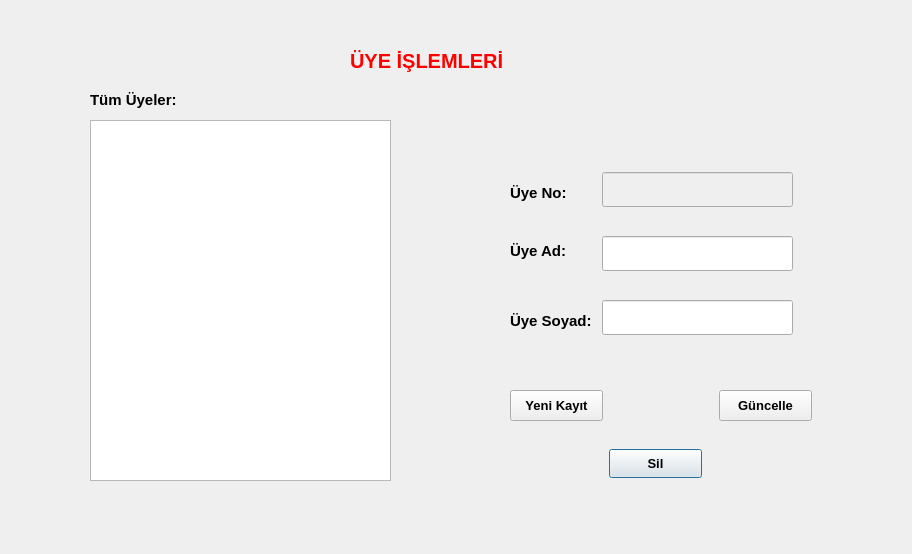
<?xml version="1.0" encoding="UTF-8"?>
<ui version="4.0">
 <class>UyeIslemleri</class>
 <widget class="QDialog" name="UyeIslemleri">
  <property name="geometry">
   <rect>
    <x>0</x>
    <y>0</y>
    <width>912</width>
    <height>554</height>
   </rect>
  </property>
  <property name="windowTitle">
   <string>Dialog</string>
  </property>
  <widget class="QLabel" name="label_3">
   <property name="geometry">
    <rect>
     <x>510</x>
     <y>182</y>
     <width>71</width>
     <height>22</height>
    </rect>
   </property>
   <property name="font">
    <font>
     <pointsize>11</pointsize>
     <bold>true</bold>
    </font>
   </property>
   <property name="text">
    <string>Üye No:</string>
   </property>
  </widget>
  <widget class="QTableView" name="tumUyelerTablosu">
   <property name="geometry">
    <rect>
     <x>90</x>
     <y>120</y>
     <width>301</width>
     <height>361</height>
    </rect>
   </property>
  </widget>
  <widget class="QLabel" name="label">
   <property name="geometry">
    <rect>
     <x>350</x>
     <y>40</y>
     <width>191</width>
     <height>41</height>
    </rect>
   </property>
   <property name="palette">
    <palette>
     <active>
      <colorrole role="WindowText">
       <brush brushstyle="SolidPattern">
        <color alpha="255">
         <red>255</red>
         <green>0</green>
         <blue>0</blue>
        </color>
       </brush>
      </colorrole>
     </active>
     <inactive>
      <colorrole role="WindowText">
       <brush brushstyle="SolidPattern">
        <color alpha="255">
         <red>255</red>
         <green>0</green>
         <blue>0</blue>
        </color>
       </brush>
      </colorrole>
     </inactive>
     <disabled/>
    </palette>
   </property>
   <property name="font">
    <font>
     <pointsize>15</pointsize>
     <bold>true</bold>
    </font>
   </property>
   <property name="text">
    <string>ÜYE İŞLEMLERİ</string>
   </property>
  </widget>
  <widget class="QPushButton" name="deleteButton">
   <property name="geometry">
    <rect>
     <x>609</x>
     <y>449</y>
     <width>93</width>
     <height>29</height>
    </rect>
   </property>
   <property name="font">
    <font>
     <pointsize>10</pointsize>
     <bold>true</bold>
    </font>
   </property>
   <property name="text">
    <string>Sil</string>
   </property>
  </widget>
  <widget class="QLineEdit" name="userName">
   <property name="geometry">
    <rect>
     <x>602</x>
     <y>236</y>
     <width>191</width>
     <height>35</height>
    </rect>
   </property>
  </widget>
  <widget class="QLabel" name="label_5">
   <property name="geometry">
    <rect>
     <x>510</x>
     <y>310</y>
     <width>101</width>
     <height>22</height>
    </rect>
   </property>
   <property name="font">
    <font>
     <pointsize>11</pointsize>
     <bold>true</bold>
    </font>
   </property>
   <property name="text">
    <string>Üye Soyad:</string>
   </property>
  </widget>
  <widget class="QLabel" name="label_4">
   <property name="geometry">
    <rect>
     <x>510</x>
     <y>240</y>
     <width>71</width>
     <height>22</height>
    </rect>
   </property>
   <property name="font">
    <font>
     <pointsize>11</pointsize>
     <bold>true</bold>
    </font>
   </property>
   <property name="text">
    <string>Üye Ad:</string>
   </property>
  </widget>
  <widget class="QLineEdit" name="userSurname">
   <property name="geometry">
    <rect>
     <x>602</x>
     <y>300</y>
     <width>191</width>
     <height>35</height>
    </rect>
   </property>
  </widget>
  <widget class="QPushButton" name="newRecord">
   <property name="geometry">
    <rect>
     <x>510</x>
     <y>390</y>
     <width>93</width>
     <height>31</height>
    </rect>
   </property>
   <property name="font">
    <font>
     <pointsize>10</pointsize>
     <bold>true</bold>
    </font>
   </property>
   <property name="text">
    <string>Yeni Kayıt</string>
   </property>
  </widget>
  <widget class="QLineEdit" name="userID">
   <property name="enabled">
    <bool>false</bool>
   </property>
   <property name="geometry">
    <rect>
     <x>602</x>
     <y>172</y>
     <width>191</width>
     <height>35</height>
    </rect>
   </property>
  </widget>
  <widget class="QPushButton" name="update">
   <property name="geometry">
    <rect>
     <x>719</x>
     <y>390</y>
     <width>93</width>
     <height>31</height>
    </rect>
   </property>
   <property name="font">
    <font>
     <pointsize>10</pointsize>
     <bold>true</bold>
    </font>
   </property>
   <property name="text">
    <string>Güncelle</string>
   </property>
  </widget>
  <widget class="QLabel" name="label_2">
   <property name="geometry">
    <rect>
     <x>90</x>
     <y>90</y>
     <width>111</width>
     <height>20</height>
    </rect>
   </property>
   <property name="font">
    <font>
     <pointsize>11</pointsize>
     <bold>true</bold>
    </font>
   </property>
   <property name="text">
    <string>Tüm Üyeler:</string>
   </property>
  </widget>
 </widget>
 <resources/>
 <connections/>
</ui>
